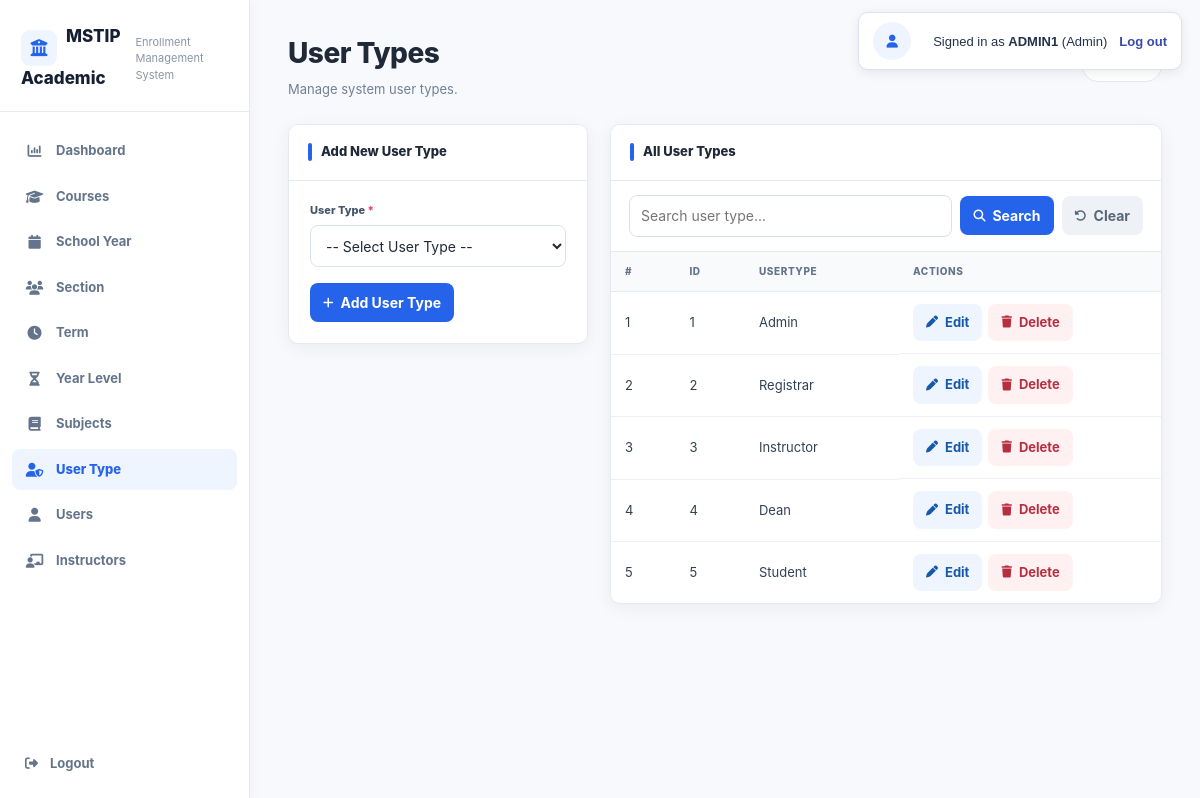
Screenshot of /usertype.php (signed in) with the database file from the repository.
### tables this page shows
CREATE TABLE `tbl_usertype` (
  `ID` int(11) NOT NULL,
  `Usertype` varchar(255) NOT NULL
);

### usertype.php (the view, shortened to what this page needs)
<?php
include 'db_connect.php';
$result = mysqli_query($conn, "SELECT * FROM tbl_usertype ORDER BY ID ASC");
?>
<!DOCTYPE html>
<html lang="en"><head>
<link rel="stylesheet" href="app.css">
<link rel="stylesheet" href="https://cdnjs.cloudflare.com/ajax/libs/font-awesome/6.5.1/css/all.min.css">
</head><body>
<?php include __DIR__ . "/session_banner.php"; ?><div class="wrapper">
<aside class="sidebar"><div class="logo"><h2>MSTIP Academic</h2><p>Enrollment Management System</p></div>
<nav class="menu">
<a href="dashboard.php"><i class="fa-solid fa-chart-column"></i> Dashboard</a>
<a href="course.php"><i class="fa-solid fa-graduation-cap"></i> Courses</a>
<a href="schoolyear.php"><i class="fa-solid fa-calendar"></i> School Year</a>
<a href="section.php"><i class="fa-solid fa-users"></i> Section</a>
<a href="term.php"><i class="fa-solid fa-clock"></i> Term</a>
<a href="yearlevel.php"><i class="fa-solid fa-hourglass-half"></i> Year Level</a>
<a href="subjects.php"><i class="fa-solid fa-book"></i> Subjects</a>
<a href="usertype.php" class="active"><i class="fa-solid fa-user-shield"></i> User Type</a>
<a href="users.php"><i class="fa-solid fa-user"></i> Users</a>
<a href="instructors.php"><i class="fa-solid fa-chalkboard-teacher"></i> Instructors</a>
</nav>
<a href="logout.php" class="logout-link"><i class="fa-solid fa-right-from-bracket"></i> Logout</a>
</aside>
<main class="main-content">
<div class="page-header"><div><h1>User Types</h1><p>Manage system user types.</p></div><div class="record-count"><?= mysqli_num_rows($result); ?> Records</div></div>
<div class="content-grid">
<div class="card"><div class="card-header">Add New User Type</div><div class="card-body"><form method="POST">
<div class="form-group"><label>User Type <span>*</span></label><select name="usertype" required><option value="">-- Select User Type --</option></select></div>
<button type="submit" name="add_usertype" class="add-btn"><i class="fa-solid fa-plus"></i> Add User Type</button>
</form></div></div>
<div class="card table-card"><div class="card-header">All User Types</div>
<div class="search-bar"><form onsubmit="return filterTable(event);" class="search-form"><input type="text" id="tableSearch" placeholder="Search user type..." autocomplete="off"><button type="submit" class="search-btn"><i class="fa-solid fa-magnifying-glass"></i> Search</button><button type="button" class="clear-btn" onclick="clearSearch()"><i class="fa-solid fa-rotate-left"></i> Clear</button></form></div>
<div class="table-container"><table><thead><tr><th>#</th><th>ID</th><th>USERTYPE</th><th>ACTIONS</th></tr></thead><tbody>
<?php while($row=mysqli_fetch_assoc($result)): ?><tr><td><?= htmlspecialchars($row['ID']); ?></td><td><?= htmlspecialchars($row['ID']); ?></td><td><?= htmlspecialchars($row['Usertype']); ?></td><td class="actions"><a href="usertype_edit.php?id=<?= (int)$row['ID']; ?>"><button type="button" class="edit-btn"><i class="fa-solid fa-pen"></i> Edit</button></a><a href="usertype.php?delete=<?= (int)$row['ID']; ?>" onclick="return confirm('Are you sure you want to delete this user type?');"><button type="button" class="delete-btn"><i class="fa-solid fa-trash"></i> Delete</button></a></td></tr><?php endwhile; ?>
</tbody></table></div></div></div></main></div>
</body></html>

### rows the page displays
tbl_usertype: ID "1", Usertype "Admin"
tbl_usertype: ID "2", Usertype "Registrar"
tbl_usertype: ID "3", Usertype "Instructor"
tbl_usertype: ID "4", Usertype "Dean"
tbl_usertype: ID "5", Usertype "Student"

### other values shown
$session_display_name "ADMIN1"
$session_role "Admin"
